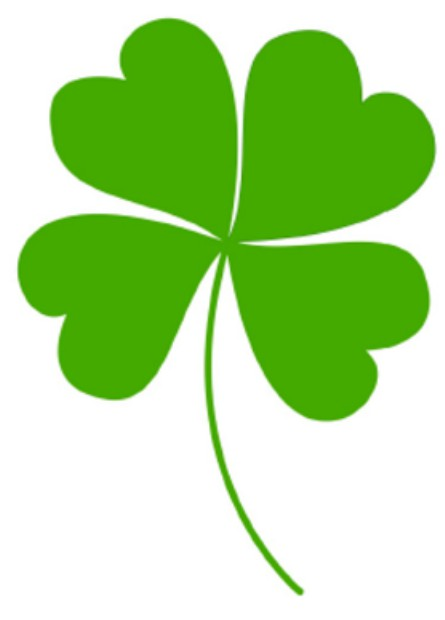
//> input picture imageopt_const/siyecao.jpg, 445 x 620 px
$ ./41   (built with g++ and OpenCV 4)
//> lines starting //> are read from the running program, lines starting //| are printed output that depends on the picture; after the words box and inside, x2 and y2 are one past the last pixel; in counts of white or black regions, pixels touching at a corner belong together
/*
    image triangulation for const color
*/

#include <opencv2/core.hpp>
#include <opencv2/imgproc.hpp>
#include <opencv2/ximgproc.hpp>
#include <opencv2/imgcodecs.hpp>
#include <opencv2/highgui.hpp>
#include <CDT.h>
#include <Eigen/Dense>
#include <Eigen/LU>

#include <iostream>
#include <algorithm>
#include <cmath>
#include <vector>
#include <map>
#include <memory>
#include <random>

using namespace std;
using namespace cv;
using namespace cv::ximgproc;

const double MAXDIS = 99999.0;
const uint DESIRE_VERTICES_NUM = 130;
vector<uint> success_cnt_vertex, success_cnt_controlPoint;
vector<double> energy_vec, rmse_vec;

struct CustomPoint2DForCDT
{
    cv::Point data;
};

struct CustomEdgeForCDT
{
    std::pair<std::size_t, std::size_t> vertices;
};

// [9 lines left out: function drawBezier, not called in this run]

struct TriangulationMesh {
    struct CurvedTriangle {
        std::vector<uint> verticesIndexList;
        //std::vector<uint> incidentTrianglesIndexList;
        std::vector<std::pair<uint, uint>> pixelsList;

        // TODO: interpolation parameters...
        // now only const

        bool constFlag = false;
        cv::Vec3i constColor;
        double xxSum = 0.0, yySum = 0.0, xySum = 0.0, xSum = 0.0, ySum = 0.0;
        double aaa[3], bbb[3], ccc[3];
        double energy = 0.0;

        cv::Vec3b getInterpolationResult(cv::Point2d p) {
            return constColor;
        }

        // call this after pixelsList was updated
        // [160 lines left out: functions _updateSum, solve, updatePixels, not called in this run]
    };


    struct Edge {
        std::pair<uint, uint> vertexIndexPair;
        std::pair<double, double> controlPoint;
        //std::vector<std::pair<uint, uint>> bezierPointsList;
        std::shared_ptr<CurvedTriangle> leftTriangle;
        std::shared_ptr<CurvedTriangle> rightTriangle;

        void setVertexIndex(const std::pair<uint, uint>& p) {
            vertexIndexPair = p;
        }

        void setControlPoint(const std::pair<double, double>& p1, const std::pair<double, double>& p2) {
            controlPoint = { (p1.first + p2.first) / 2.0, (p1.second + p2.second) / 2.0 };
        }

        // [5 lines left out: function setControlPoint, not called in this run]

        void setControlPoint(cv::Point2d cvc_new) {
            controlPoint = { cvc_new.x, cvc_new.y };
        }

        cv::Point2d getControlPointCV() {
            return cv::Point2d(controlPoint.first, controlPoint.second);
        }

        // [7 lines left out: function setTrianglePtr, not called in this run]
    };

    struct Vertex {
        std::pair<double, double> coordinate;
        std::vector<std::shared_ptr<Edge>> incidentEdgesList;
        std::vector<uint> incidentVerticesList;

        // [4 lines left out: function setCoordinate, not called in this run]

        void setCoordinate(cv::Point2d p) {
            coordinate = { p.x, p.y };
        }

        cv::Point2d getCoordinate() {
            return cv::Point2d(coordinate.first, coordinate.second);
        }
    };

    std::vector<std::shared_ptr<Vertex>> pointsList;
    std::map<std::pair<uint, uint>, std::shared_ptr<Edge>> edgesMap;
    std::vector<std::shared_ptr<CurvedTriangle>> trianglesList;

    TriangulationMesh() {}

    // [129 lines left out: functions TriangulationMesh, _setPointsList, _setEdgesMap, _setTrianglesList, setPointsIncidentVertices, not called in this run]
};

struct HalfSurfaceChecker {
    std::vector<std::pair<cv::Point2d, cv::Point2d>> segmentsList;

    // check a and b are all in same side
    // [25 lines left out: function check, not called in this run]
};

// [13 lines left out: function _printPoints, not called in this run]

void wt(int key) {
    if (key == 1)
        cv::waitKey(0);

    return;
}

void imShowAndimWrite(const cv::Mat& image, std::string imName) {
    //cv::imshow(imName, image);
    cv::imwrite(imName, image);
    wt(0);
}

double getDistancePTP(const cv::Point& a, const cv::Point& b) {
    return cv::norm(a - b);
}

double getDistancePTP(const cv::Point2d& a, const cv::Point2d& b) {
    return cv::norm(a - b);
}

/*
    c->line(a, b)
*/
double getDistancePTL(const cv::Point2d& a, const cv::Point2d& b, const cv::Point2d& c) {
    // norm = || v ||
    cv::Point2d v1 = c - a;
    cv::Point2d v2 = b - a;
    double v2Norm = cv::norm(v2);
    cv::Point2d v3 = (v1.ddot(v2) / (v2Norm * v2Norm)) * v2;
    cv::Point2d v4 = v1 - v3;
    return cv::norm(v4);
}

// [8 lines left out: function getCos, not called in this run]

vector<Point> DouglasPeuckerRun(vector<Point> pointList, const double& epsilon = 5.0) {

    if (pointList.size() <= 2) {
        return pointList;
    }

    // Find out point with the maximum distance
    double distanceMaximum = 0.0;
    size_t index = 0;

    for (size_t i = 1; i < pointList.size() - 1; i++) {
        double dis = getDistancePTL(pointList.front(), pointList.back(), pointList[i]);
        if (dis > distanceMaximum) {
            index = i;
            distanceMaximum = dis;
        }
    }

    vector<Point> resultList;

    if (distanceMaximum > epsilon) {
        // recursive
        auto resultList1 = DouglasPeuckerRun(vector<Point>(pointList.begin(), pointList.begin() + index + 1), epsilon);
        auto resultList2 = DouglasPeuckerRun(vector<Point>(pointList.begin() + index, pointList.end()), epsilon);

        resultList1.insert(resultList1.end(), resultList2.begin() + 1, resultList2.end());
        resultList = resultList1;
    }
    else {
        resultList.emplace_back(pointList.front());
        resultList.emplace_back(pointList.back());
    }

    return resultList;
}


// [276 lines left out: functions drawMesh, addVertices2, not called in this run]


void TriangulationRun(const cv::Mat& imageInput, vector<vector<Point> >& segmentsInput, cv::Mat& edgeImageResult, TriangulationMesh& triangulationMeshResult) {

    std::vector<CustomPoint2DForCDT> points;
    std::vector<CustomEdgeForCDT> edges;

    // mapping
    std::map<std::pair<int, int>, size_t> mp;
    size_t num = 0;

    // 4 corner points
    if (mp.find({ 0,0 }) == mp.end()) {
        mp[{0, 0}] = num++;
        points.push_back({ {0,0} });
    }
    if (mp.find({ imageInput.size().width - 1,imageInput.size().height - 1 }) == mp.end()) {
        mp[{ imageInput.size().width - 1, imageInput.size().height - 1 }] = num++;
        points.push_back({ { imageInput.size().width - 1,imageInput.size().height - 1 } });
    }
    if (mp.find({ 0,imageInput.size().height - 1 }) == mp.end()) {
        mp[{ 0, imageInput.size().height - 1 }] = num++;
        points.push_back({ { 0,imageInput.size().height - 1 } });
    }
    if (mp.find({ imageInput.size().width - 1,0 }) == mp.end()) {
        mp[{ imageInput.size().width - 1, 0 }] = num++;
        points.push_back({ { imageInput.size().width - 1,0 } });
    }

    auto pointToPair = [](const cv::Point& point) {
        return make_pair(point.x, point.y);
    };

    for (auto& segment : segmentsInput) {
        for (auto& point : segment) {
            auto point_tmp = pointToPair(point);
            if (mp.find(point_tmp) == mp.end()) {
                mp[point_tmp] = num++;
                points.push_back({ point });
            }
        }
    }

    for (auto& segment : segmentsInput) {
        for (size_t j = 1; j < segment.size(); j++) {

            auto findIndex1 = mp[pointToPair(segment[j - 1])];
            auto findIndex2 = mp[pointToPair(segment[j])];

            edges.push_back({ {findIndex1, findIndex2} });
        }
    }

    std::cout << "[TriangulationRun] points size:" << points.size() << std::endl;
    std::cout << "[TriangulationRun] edges size:" << edges.size() << std::endl;


    // CDT Run
    CDT::Triangulation<double> cdt(
        CDT::VertexInsertionOrder::Auto,
        CDT::IntersectingConstraintEdges::Resolve,
        1.0
    );
    cdt.insertVertices(
        points.begin(),
        points.end(),
        [](const CustomPoint2DForCDT& p) { return static_cast<double>(p.data.x); },
        [](const CustomPoint2DForCDT& p) { return static_cast<double>(p.data.y); }
    );
    cdt.insertEdges(
        edges.begin(),
        edges.end(),
        [](const CustomEdgeForCDT& e) { return e.vertices.first; },
        [](const CustomEdgeForCDT& e) { return e.vertices.second; }
    );

    cdt.eraseSuperTriangle();

    TriangulationMesh triangulationMesh(cdt);

    // draw edge (no necessary)
    //edgeImageResult = Mat::zeros(imageInput.size(), CV_8UC3);
    edgeImageResult = imageInput.clone();
    for (auto e : triangulationMesh.edgesMap) {

        auto p1 = triangulationMesh.pointsList[e.first.first]->coordinate;
        auto p2 = triangulationMesh.pointsList[e.first.second]->coordinate;

        auto cvp1 = cv::Point(static_cast<int>(p1.first), static_cast<int>(p1.second));
        auto cvp2 = cv::Point(static_cast<int>(p2.first), static_cast<int>(p2.second));

        // [debug use]
        if (e.first.first >= points.size() || e.first.second >= points.size())
        {
            cv::line(edgeImageResult, cvp1, cvp2, { 255,0,0 });
        }
        else
        {
            cv::line(edgeImageResult, cvp1, cvp2, { 0,0,255 });
        }
    }

    //draw points
    int _pcnt = 0;
    for (auto p : triangulationMesh.pointsList) {
        auto cvp = cv::Point(static_cast<int>(p->coordinate.first), static_cast<int>(p->coordinate.second));


        if (_pcnt >= points.size())
        {
            cv::circle(edgeImageResult, cvp, 2, { 0,0,255 });
        }
        else
        {
            cv::circle(edgeImageResult, cvp, 2, { 255,0,0 });
        }

        _pcnt++;
    }

    triangulationMeshResult = triangulationMesh;
}

// [103 lines left out: function addVertices1, not called in this run]

void edgeDrawingRun(const cv::Mat& imageInput, cv::Mat& imageResult, vector<vector<Point> >& segmentsResult) {

    // convert
    cv::Mat image;
    cv::cvtColor(imageInput, image, COLOR_BGR2GRAY);

    // edge drawing
    Ptr<EdgeDrawing> ed = createEdgeDrawing();
    //ed->params.MaxDistanceBetweenTwoLines = 200.0;
    ed->params.EdgeDetectionOperator = EdgeDrawing::SOBEL;
    ed->params.GradientThresholdValue = 38;
    ed->params.AnchorThresholdValue = 8;
    ed->params.MinPathLength = 30;

    vector<Vec4f> lines;
    lines.clear();
    // Detect edges
    //you should call this before detectLines() and detectEllipses()
    ed->detectEdges(image);
    // Detect lines
    ed->detectLines(lines);

    // draw lines
    Mat edge_image_ed = Mat::zeros(image.size(), CV_8UC3);
    vector<vector<Point> > segments = ed->getSegments();

    // DouglasPeuckerRun
    for (size_t i = 0; i < segments.size(); i++)
    {
        //size_t beforDPNum = segments[i].size();
        segments[i] = DouglasPeuckerRun(segments[i]);
        //size_t afterDPNum = segments[i].size();
        //cout << "++ " << afterDPNum << " : " << beforDPNum << " ++" << endl;
    }

    // first process of vertex number
    //addVertices1(segments);

    // draw segments to result mat
    for (size_t i = 0; i < segments.size(); i++)
    {
        const Point* pts = &segments[i][0];
        int n = (int)segments[i].size();
        //random color
        polylines(edge_image_ed, &pts, &n, 1, false, Scalar((rand() & 255), (rand() & 255), (rand() & 255)), 1);
    }

    // draw circle for vertices
    for (size_t i = 0; i < segments.size(); i++)
    {
        auto& seg = segments[i];
        for (size_t j = 0; j < seg.size(); j++) {
            cv::Point p1 = seg[j];

            cv::circle(edge_image_ed, p1, 3, { 255,255,255 });
        }
    }


    imageResult = edge_image_ed;
    segmentsResult = segments;
}

// [612 lines left out: functions rasterization, energyRecal, vertexEnergy, vertexGradient, controlPointEnergy, controlPointGradient and 1 more, not called in this run]

int main2()
{
    String imgPath = "./siyecao.jpg"; //siyecao


    Mat image;
    image = imread(imgPath, IMREAD_COLOR); // Read the file
    if (image.empty()) // Check for invalid input
    {
        std::cout << "[main2] Could not open or find the image" << std::endl;
        return -1;
    }

    // process
    {
        std::cout << "[main2] COLS:" << image.cols << endl;
        std::cout << "[main2] ROWS:" << image.rows << endl;
        std::cout << "[main2] CHANNELS:" << image.channels() << endl;

        // 1. edge drawing
        cv::Mat result_EdgeDrawing_mat;
        vector<vector<Point> > result_EdgeDrawing_segments;
        edgeDrawingRun(image, result_EdgeDrawing_mat, result_EdgeDrawing_segments);

        std::string edgeDrawing_imName = "[main2] EdgeDrawing detected edges.jpg";
        imShowAndimWrite(result_EdgeDrawing_mat, edgeDrawing_imName);

        // 2. triangulation
        cv::Mat result_Triangulation_mat;
        TriangulationMesh result_triangulationMesh;
        TriangulationRun(image, result_EdgeDrawing_segments, result_Triangulation_mat, result_triangulationMesh);

        std::string triangulation_imName = "[main2] TriangulationImage.jpg";
        imShowAndimWrite(result_Triangulation_mat, triangulation_imName);


        // 3. rasterization
        rasterization(image, result_triangulationMesh, false, "[rasterization] imageResult.jpg");

        // 3.1 addVertices2
        addVertices2(image, result_triangulationMesh);

        // 3.2 rasterization again

        cv::Mat result_Triangulation_mat_addVertices2;
        drawMesh(image, result_triangulationMesh, result_Triangulation_mat_addVertices2);
        imShowAndimWrite(result_Triangulation_mat_addVertices2, "[main2] TriangulationImage_addVertices2.jpg");
        rasterization(image, result_triangulationMesh, false, "[rasterization] imageResult_addVertices2.jpg");


        const uint it_i_BOUND = 10;
        for (uint it_i = 0; it_i < it_i_BOUND; it_i++)
        {
            cout << "[main2] UPDATE it_i:" << it_i << endl;

            // 4. control point update
            {
                controlPointGradient(image, result_triangulationMesh);
                cv::Mat result_Triangulation_mat3;
                drawMesh(image, result_triangulationMesh, result_Triangulation_mat3);

                std::string controlPoint_imName = "[main2] controlPointGradient Image";
                controlPoint_imName += std::to_string(it_i);
                controlPoint_imName += ".jpg";
                imShowAndimWrite(result_Triangulation_mat3, controlPoint_imName);
            }

            // 5. vetices update
            {
                vertexGradient(image, result_triangulationMesh);
                cv::Mat result_Triangulation_mat2;
                drawMesh(image, result_triangulationMesh, result_Triangulation_mat2);

                std::string vertex_imName = "[main2] vertexGradient Image";
                vertex_imName += std::to_string(it_i);
                vertex_imName += ".jpg";
                imShowAndimWrite(result_Triangulation_mat2, vertex_imName);
            }


            // 6. result
            {
                string res_imName = "[rasterization] imageResult";
                res_imName += std::to_string(it_i);
                res_imName += ".jpg";
                rasterization(image, result_triangulationMesh, false, res_imName);
            }

        }

        // print stats
        printStats();


        wt(1);
    }


    return 0;
}


// [62 lines left out: functions _test, _test2, not called in this run]

int main(int argc, char** argv)
{
    ios::sync_with_stdio(false);
    cin.tie(0), cout.tie(0);

    //return _test2();
    return main2();
//> in main2, image is the input picture: 620 rows x 445 cols, CV_8UC3; mean B, G, R 150.9, 220, 178.4
//| [main2] COLS:445
//| [main2] ROWS:620
//| [main2] CHANNELS:3
//> in edgeDrawingRun, `cv::cvtColor(imageInput, image, COLOR_BGR2GRAY);`:
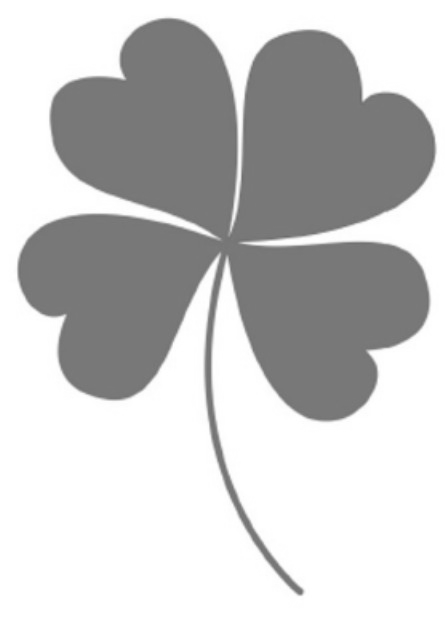
//> image: 620 rows x 445 cols, CV_8UC1; min 106, max 255, mean 199.6
//> after the loop in edgeDrawingRun, `for (size_t i = 0; i < segments.size(); i++)`:
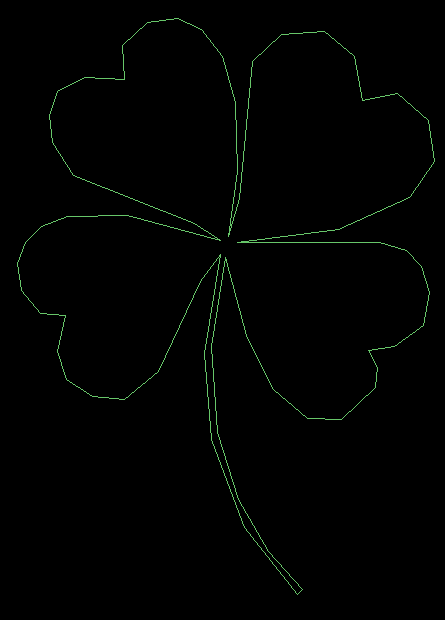
//> edge_image_ed: 620 rows x 445 cols, CV_8UC3; mean B, G, R 1.2, 2.2, 1.1
//> after the loop in edgeDrawingRun, `for (size_t i = 0; i < segments.size(); i++)`:
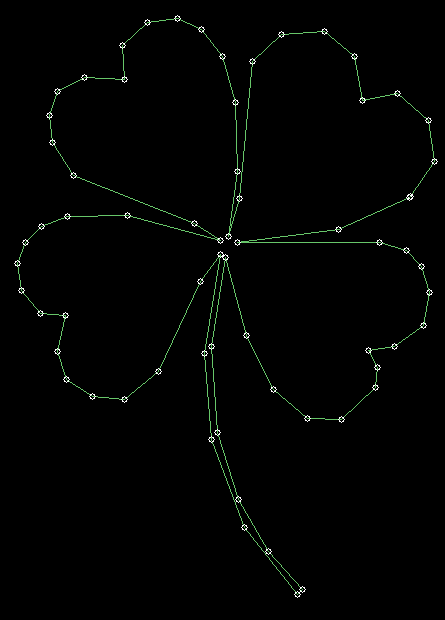
//> edge_image_ed: 620 rows x 445 cols, CV_8UC3; 0.39% of pixels changed, all inside (x1, y1, x2, y2) = (14, 15, 438, 598)
//> in main2, `edgeDrawingRun(image, result_EdgeDrawing_mat, result_EdgeDrawing_segme..`: result_EdgeDrawing_segments = 1 contour; box (x1, y1, x2, y2) and area: (17, 18, 435, 595) 109278
//> the loop in TriangulationRun, `for (auto& segment : segmentsInput)` made 1 pass
//> num on pass 1: 71
//> after the loop in TriangulationRun, `for (auto& segment : segmentsInput)`: mp = 71 items; num = 71; points = 71 items
//> the loop in TriangulationRun, `for (auto& segment : segmentsInput)` made 1 pass
//> after the loop in TriangulationRun, `for (auto& segment : segmentsInput)`: edges = 66 items
//| [TriangulationRun] points size:71
//| [TriangulationRun] edges size:66
//> (the run ends here: the program needs code that is not available in this run, at `CDT::Triangulation<double> cdt(`)
